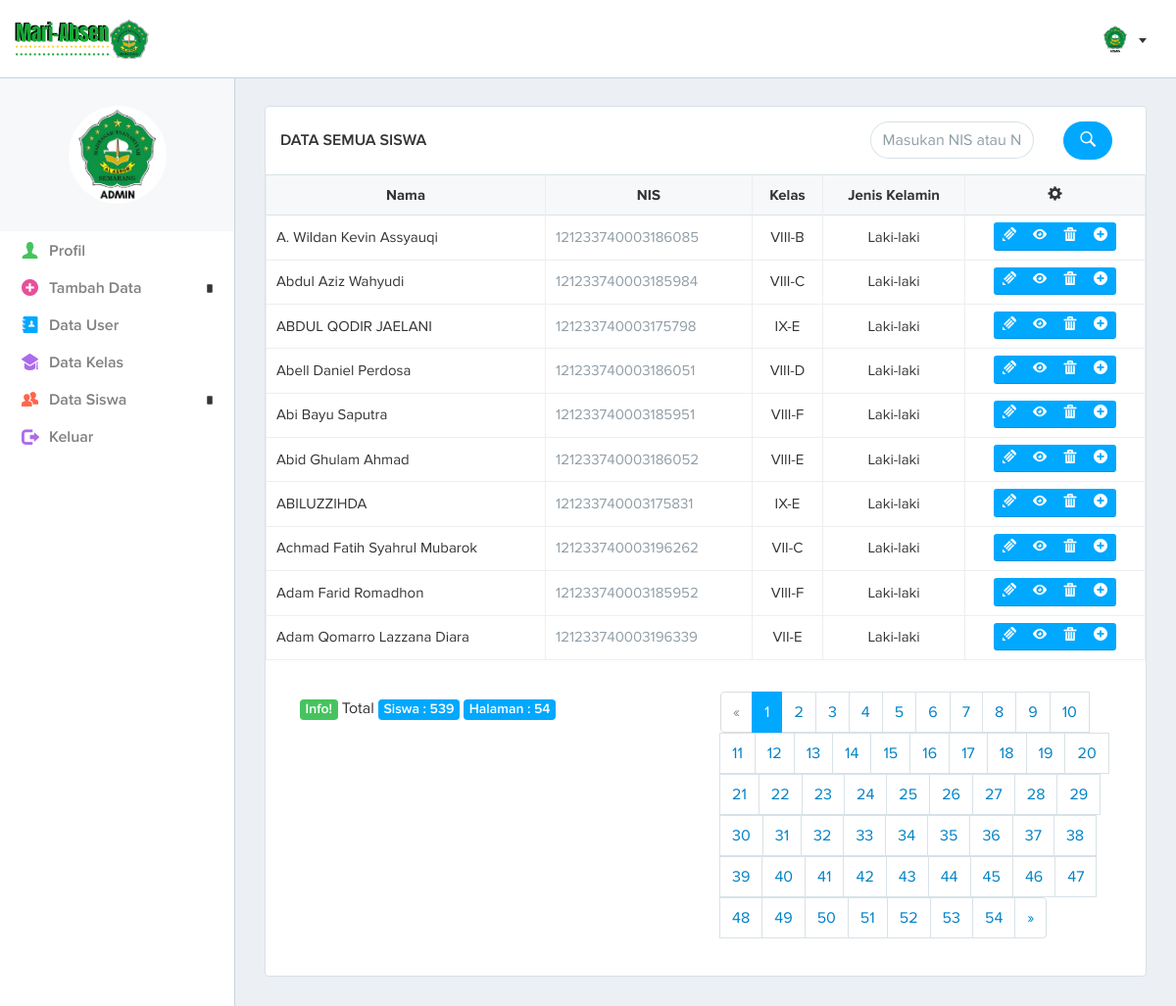
Page /page.php?data-semua-siswa (signed in) on the committed database.
### tables this page shows
CREATE TABLE IF NOT EXISTS `siswa` (
  `id_siswa` varchar(40) DEFAULT NULL,
  `nama` varchar(50) NOT NULL,
  `nis` varchar(40) NOT NULL DEFAULT '',
  `jns_kel` enum('Laki-laki','Perempuan') NOT NULL,
  `tgl_lahir` varchar(20) DEFAULT NULL,
  `tmpt_lahir` varchar(50) DEFAULT NULL,
  `alamat` varchar(200) DEFAULT NULL,
  `nm_kelas` varchar(40) NOT NULL,
  `nama_ortu` varchar(40) DEFAULT NULL
);

### system/admin/data-all-siswa.php (the view, shortened to what this page needs)
<?php
include('system/inc/header.php');
include('system/inc/css.php');
include('system/inc/nav-admin.php');
?>
	<div class="page-content">
		<div class="container-fluid">
			<div class="row">
				<div class="col-lg-12 col-md-12">
				</div>
			</div>
			<section class="box-typical">
				<header class="box-typical-header">
					<div class="tbl-row">
						<div class="tbl-cell tbl-cell-title">
							<h3>DATA SEMUA SISWA</h3>
						</div>
						<form  id="form-insert" name="form-insert" method="get" action="search/siswa.php">
							<div class="tbl-cell tbl-cell-icon-right col-lg-6"> </div>
							<div class="tbl-cell tbl-cell-action col-lg-4" align="right">
								<div class="form-control-wrapper">
									<input type="text" class="form-control form-control-rounded" name="q" id="form-q" placeholder="Masukan NIS atau Nama Siswa"
									data-validation="[L>=1]"
									data-validation-message="Tidak boleh kosong!"/>
								</div>
							</div>
							<div class="tbl-cell tbl-cell-icon-right col-lg-1" align="center">
								<button type="submit" class="btn btn-rounded btn-primary font-icon font-icon-search"> </button>
							</div>
						</form>
					</div>
				</header>
				<div class="box-typical-body">
					<div class="table-responsive">
						<table id="table-sm" class="table table-bordered table-hover table-sm">
							<thead>
								<tr>
								<th><center>Nama</center></th>
								<th><center>NIS</center></th>
								<th><center>Kelas</center></th>
								<th><center>Jenis Kelamin</center></th>
								<th><center><i class="font-icon glyphicon glyphicon-cog"></i> </center></th>
								</tr>
							</thead>
							<tbody>
								<?php
								$batas = 10;
								$pg = isset($_GET['pg']) ? $_GET['pg']:"";
								if (empty($pg)) {
								$posisi = 0;
								$pg = 1;
								} else {
								$posisi = ($pg-1)*$batas; }
								$sql = mysql_query("SELECT * FROM siswa ORDER BY nama ASC limit $posisi, $batas ");
								while ($data = mysql_fetch_assoc($sql))
								{
								?>
								<tr>
								<td><?php echo $data['nama']; ?></td>
								<td class="color-blue-grey-lighter"><?php echo $data['nis']; ?></td>
								<td align="center"><?php echo $data['nm_kelas']; ?></td>
								<td align="center"><?php echo $data['jns_kel']; ?></td>
								<td align="center">
									<div class="btn-group btn-group-sm" role="group" aria-label="Basic example">
										<a href="page.php?edit-siswa&id=<?php echo $data['id_siswa'];?>" class="btn btn btn-default" data-toggle="tooltip" data-placement="top" title="Edit?"><i class="font-icon font-icon-pencil"></i> </a>
										<a href="page.php?detail-siswa&id=<?php echo $data['id_siswa'];?>" class="btn btn btn-default" data-toggle="tooltip" data-placement="top" title="Detail?"><i class="font-icon font-icon-eye"></i> </a>
										<a href="page.php?delete-siswa&id=<?php echo $data['id_siswa'];?>" onClick="return confirm('Yakin akan menghapus data ini?');" class="btn btn btn-default" data-toggle="tooltip" data-placement="top" title="Hapus?"><i class="font-icon font-icon-trash"></i> </a>
										<a href="page.php?tambah-siswa" class="btn btn-default font-icon font-icon-plus" data-toggle="tooltip" data-placement="top" title="Tambah?"></a>
									</div>
								</td>
								</tr>
	 							<?php
								}
								?>
							</tbody>
						</table>
					</div>
				</div>
				<div class="card-block">
					<div class="col-md-6">
						<?php
						$jml_data = mysql_num_rows(mysql_query("SELECT * FROM siswa"));
						$JmlHalaman = ceil($jml_data/$batas);
						?>
						<br>
  						<span class="label label-success">Info! </span> Total
						<span class="label label-primary">Siswa : <?php echo $jml_data; ?> </span>
  						<span class="label label-primary">Halaman : <?php echo $JmlHalaman; ?> </span>
					</div>
					<div class="col-md-6" align="right">
						<nav>
							<ul class="pagination">
								<?php
								$JmlHalaman = ceil($jml_data/$batas);
								if ($pg > 1 ) {
								$link = $pg-1;
								$prev = "<li class='page-item'>
								<a class='page-link' href='page.php?data-semua-siswa&pg=$link' aria-label='Previous'>
								<span aria-hidden='true'>&laquo;</span>
								<span class='sr-only'>Previous</span>
								</a></li>";
								} else {
								$prev = "<li class='page-item disabled'>
								<a class='page-link' href='page.php?data-semua-siswa&pg=$link' aria-label='Previous'>
								<span aria-hidden='true'>&laquo;</span>
								<span class='sr-only'>Previous</span>
								</a></li> ";
								}
								$nmr = '';
								for ($i = 1; $i<= $JmlHalaman; $i++){
								if ($i == $pg){
								$nmr.= "<li class='page-item active'>
								<a class='page-link'>$i<span class='sr-only'>(current)</span></a></li>";
								} else {
								$nmr.= "<li class='page-item'><a class='page-link' href='page.php?data-semua-siswa&pg=$i'>$i</a></li>";
								}
								}
								if ($pg < $JmlHalaman){
								$link = $pg+1;
								$next = "<li class='page-item'>
								<a class='page-link' href='page.php?data-semua-siswa&pg=$link'aria-label='Next'>
								<span aria-hidden='true'>&raquo;</span>
								<span class='sr-only'>Next</span>
								</a></li>";
								} else {
								$next = " <li class='page-item disabled'>
								<a class='page-link' href='page.php?data-semua-siswa&pg=$link'aria-label='Next'>
								<span aria-hidden='true'>&raquo;</span>
								<span class='sr-only'>Next</span>
								</a></li>";
								}
								echo $prev . $nmr . $next;
								?>
							</ul>
						</nav>
					</div>
				</div>
			</section>
		</div>
	</div>
<?php
include('system/inc/footer.php');
?>

### rows in the picture
siswa: nama "A. Wildan Kevin Assyauqi", nis "121233740003186085", nm_kelas "VIII-B", jns_kel "Laki-laki"
siswa: nama "Abdul Aziz Wahyudi", nis "121233740003185984", nm_kelas "VIII-C", jns_kel "Laki-laki"
siswa: nama "ABDUL QODIR JAELANI", nis "121233740003175798", nm_kelas "IX-E", jns_kel "Laki-laki"
siswa: nama "Abell Daniel Perdosa", nis "121233740003186051", nm_kelas "VIII-D", jns_kel "Laki-laki"
siswa: nama "Abi Bayu Saputra", nis "121233740003185951", nm_kelas "VIII-F", jns_kel "Laki-laki"
siswa: nama "Abid Ghulam Ahmad", nis "121233740003186052", nm_kelas "VIII-E", jns_kel "Laki-laki"
siswa: nama "ABILUZZIHDA", nis "121233740003175831", nm_kelas "IX-E", jns_kel "Laki-laki"
siswa: nama "Achmad Fatih Syahrul Mubarok", nis "121233740003196262", nm_kelas "VII-C", jns_kel "Laki-laki"
siswa: nama "Adam Farid Romadhon", nis "121233740003185952", nm_kelas "VIII-F", jns_kel "Laki-laki"
siswa: nama "Adam Qomarro Lazzana Diara", nis "121233740003196339", nm_kelas "VII-E", jns_kel "Laki-laki"

### other values in the picture
$jml_data "539"
$JmlHalaman "54"
